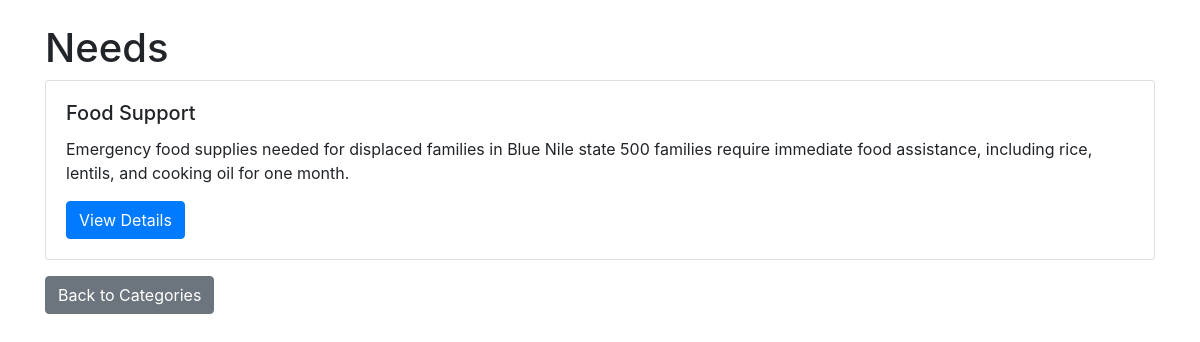
Page /category/1 on the committed database.
### tables this page shows
CREATE TABLE needs (
            id INTEGER PRIMARY KEY AUTOINCREMENT,
            category_id INTEGER,
            title TEXT,
            description TEXT,
            goal REAL,
            FOREIGN KEY (category_id) REFERENCES categories(id)
        );

### app.py (the view)
@app.route('/category/<int:category_id>')
def category_needs(category_id):
    conn = get_db_connection()
    needs = conn.execute('SELECT * FROM needs WHERE category_id = ?', (category_id,)).fetchall()
    conn.close()
    return render_template('needs.html', needs=needs, category_id=category_id)

### app.py (called while the page is built)
def get_db_connection():
    conn = sqlite3.connect('takaful.db')
    conn.row_factory = sqlite3.Row
    return conn

### templates/needs.html (shortened to what this page needs)
<!DOCTYPE html>
<html lang="en">
<head>
    <link rel="stylesheet" href="https://stackpath.bootstrapcdn.com/bootstrap/4.5.2/css/bootstrap.min.css"/>
</head>
<body>
<div class="container">
    <h1 class="mt-4">Needs</h1>
    {% for need in needs %}
        <div class="card mb-3">
            <div class="card-body">
                <h5 class="card-title">{{ need['title'] }}</h5>
                <p class="card-text">{{ need['description'] }}</p>
                <a href="{{ url_for('need_detail', need_id=need['id']) }}" class="btn btn-primary">View Details</a>
            </div>
        </div>
    {% endfor %}
    <a href="{{ url_for('home') }}" class="btn btn-secondary">Back to Categories</a>
</div>
</body>
</html>

### rows in the picture
needs: title "Food Support", description "Emergency food supplies needed for displaced families in Blue Nile state 500 families require immediate food assistance, including rice, lentils, and cooking oil for one month."
